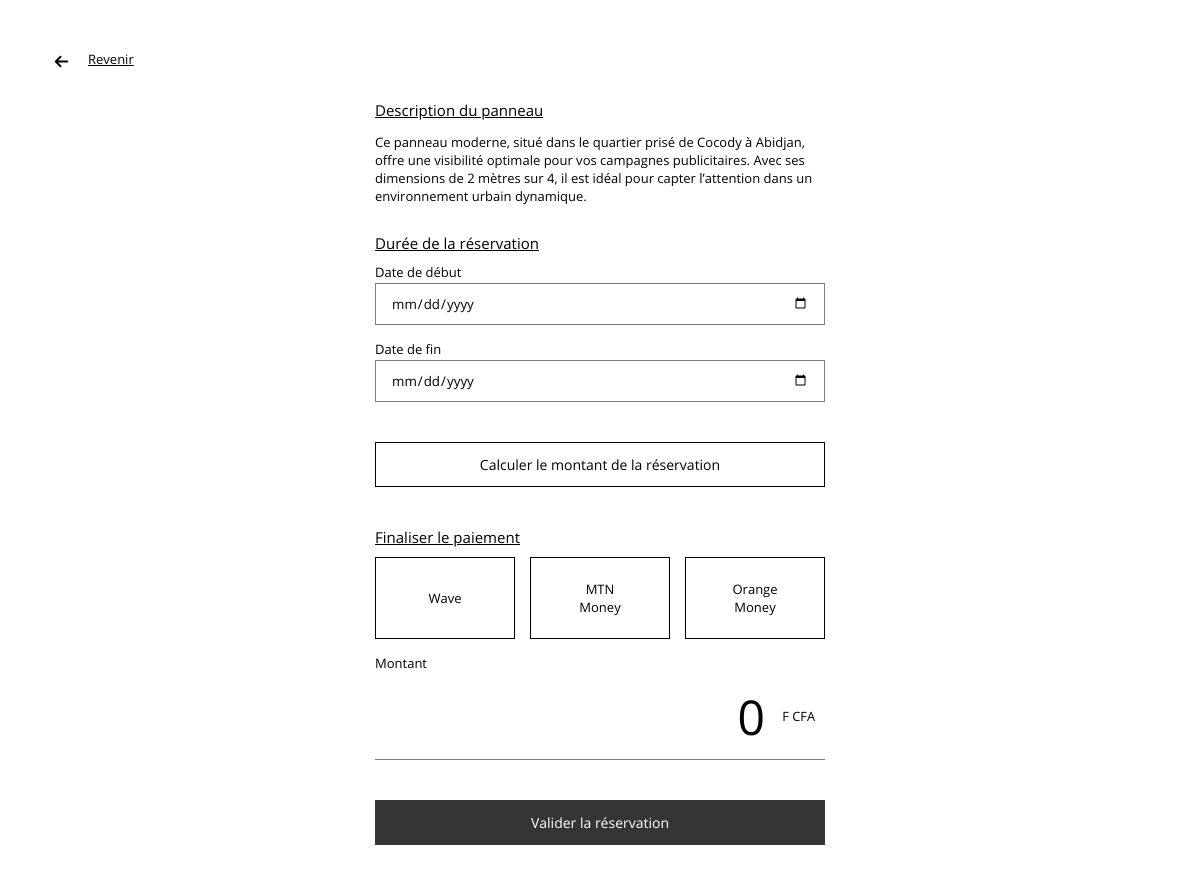
Page /views/reservation/faire-reservation.php?panel=3 (signed in) on the earlier database version.
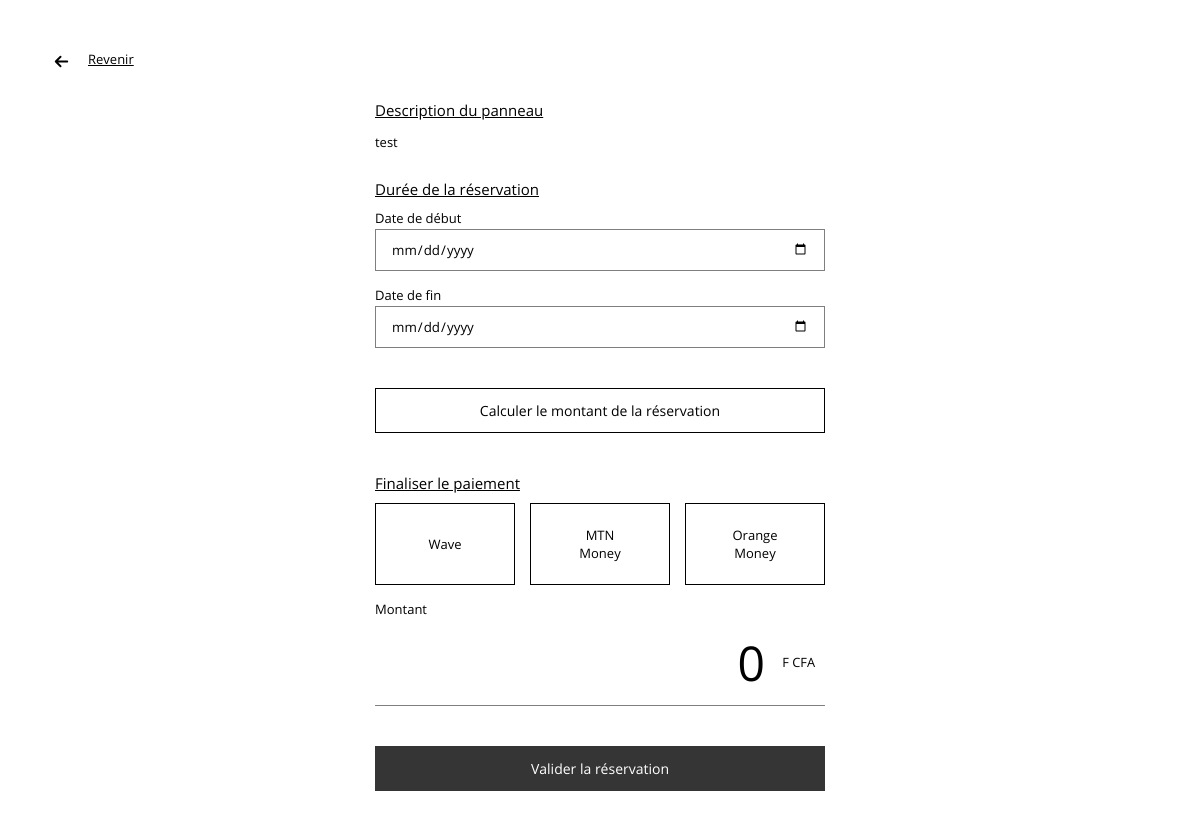
Same page on the later database version.
### tables this page shows
CREATE TABLE IF NOT EXISTS `panneau` (
  `id` int NOT NULL AUTO_INCREMENT,
  `emplacement` varchar(100) NOT NULL,
  `longueur` float NOT NULL,
  `largeur` float NOT NULL,
  `type` varchar(25) NOT NULL,
  `etat` varchar(25) NOT NULL,
  `prix` int NOT NULL,
  `description` text NOT NULL,
  `reservation_id` int NOT NULL,
  PRIMARY KEY (`id`),
  KEY `reservation_id` (`reservation_id`)
);

### app/models/constants.php (called while the page is built, shortened)
<?php
$modes = [
    [
        "value" => "Wave",
        "label" => "Wave",
        "alt" => "wave"
    ],
    [
        "value" => "MTN Money",
        "label" => "MTN Money",
        "alt" => "mtn"
    ],
    [
        "value" => "Orange Money",
        "label" => "Orange Money",
        "alt" => "orange"
    ],
];

### views/reservation/faire-reservation.php (the view, shortened to what this page needs)
<!DOCTYPE html>
<html lang="en">
<head>
    <link rel="stylesheet" href="../../public/css/style.css">
</head>
<?php
require_once "../../app/models/constants.php";
require_once "../../app/connect.php";
require_once "../../app/functions.php";
$id = $_GET['panel'];
$query = "select * from panneau where id=$id";
$result = $cnx->query($query);
$row = $result->fetch_assoc();
$montant = 0;
$back = "http://localhost/ad_panel/views/client/espace.php";
?>
<body style="min-width: 1000px">
<a href="<?= $back ?>" style="position: absolute; top: 50px; left: 50px; display: flex; justify-content: center; gap: 15px">
    <img src="../../public/images/arrow-sm-left.svg" alt="icon" width="23">
    Revenir
</a>
<div style="
    width: 450px;
    margin: 65px auto;
    padding: 35px;
">
    <span class="h2">Description du panneau</span>
    <p>
        <?= $row['description'] ?>
    </p>
    <form action="?panel=<?= $id ?>&action=calculate" method="post" style="max-width: none; padding: 0; margin-bottom: 25px">
        <span class="h2" style="margin-bottom: 10px">Durée de la réservation</span>
        <div class="form-control">
            <label for="date_deb">Date de début</label>
            <input id="date_deb" name="date_deb" type="date" <?php if (isset($date_deb)) echo "value='$date_deb'" ?> required>
        </div>
        <div class="form-control">
            <label for="date_fin">Date de fin</label>
            <input id="date_fin" name="date_fin" type="date" <?php if (isset($date_fin)) echo "value='$date_fin'" ?> required>
        </div>
        <button type="submit" style="margin-top: 25px; width: 100%; border: 1px solid; background: #fff; color: #000000">Calculer le montant de la réservation</button>
    </form>
    <form action="../../app/controller/reservation.php?action=create" method="post" style="max-width: none; padding: 0">
        <span class="h2" style="margin-bottom: 10px">Finaliser le paiement</span>
        <div class="form-control" style="flex-direction: row; gap: 15px">
            <?php foreach ($modes as $mode): ?>
                <label data-alt="<?= $mode['alt'] ?>">
                    <span><?= $mode['label'] ?></span>
                </label>
            <?php endforeach; ?>
        </div>
        <div class="form-control ds-amount">
            <label for="montant">Montant</label>
            <input id="montant" name="montant" type="text" value="<?= number_format($montant, 0, ',', '.') ?>" readonly required
                style="font-size: 3rem; text-align: end; border-top: none !important; border-left: none !important;
                border-right: none !important; padding-right: 60px !important;"
            >
        </div>
        <button type="submit" style="margin-top: 25px; width: 100%" <?= !(isset($submittable) && $submittable) ? 'disabled="disabled"' : '' ?>>
            Valider la réservation
        </button>
    </form>
</div>
</body>
</html>

Differences in the rows shown:
changed panneau: description "Ce panneau moderne, situé dans le quartier prisé de Cocody à Abidjan, offre une visibilité optimale pour vos campagnes publicitaires. Avec ses dimensions de 2 mètres sur 4, il est idéal pour capter l’attention dans un environnement urbain dynamique." → "test"
